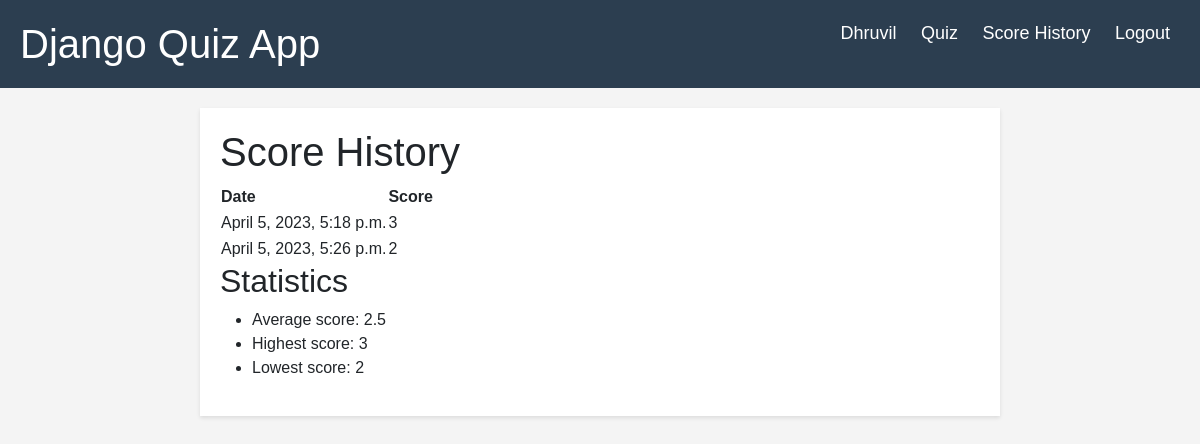
The page /score_history/ (signed in) on the database its author committed.
### quiz_app/models.py (models this page shows, shortened)
class QuizResult(models.Model):
    user = models.ForeignKey(User, on_delete=models.CASCADE)
    quiz_topic = models.ForeignKey(QuizTopic, on_delete=models.CASCADE)
    score = models.IntegerField()
    created_at = models.DateTimeField(auto_now_add=True)

### quiz_app/views.py (the view)
# urls.py: path('score_history/', views.score_history, name='score_history'),
@login_required
def score_history(request):
    results = QuizResult.objects.filter(user=request.user)
    average_score = results.aggregate(avg_score=Avg('score'))['avg_score']
    highest_score = results.aggregate(max_score=Max('score'))['max_score']
    lowest_score = results.aggregate(min_score=Min('score'))['min_score']
    context = {
        'results': results,
        'average_score': average_score,
        'highest_score': highest_score,
        'lowest_score': lowest_score,
    }
    return render(request, 'quiz_app/score_history.html', context)

### quiz_app/templates/quiz_app/score_history.html
{% extends 'quiz_app/base.html' %}
{% block content %}
<h1>Score History</h1>
<table>
    <thead>
    <tr>
        <th>Date</th>
        <th>Score</th>
    </tr>
    </thead>
    <tbody>
    {% for result in results %}
    <tr>
        <td>{{ result.created_at }}</td>
        <td>{{ result.score }}</td>
    </tr>
    {% empty %}
    <tr>
        <td colspan="2">No quiz results found.</td>
    </tr>
    {% endfor %}
    </tbody>
</table>
<h2>Statistics</h2>
<ul>
    <li>Average score: {{ average_score|default_if_none:"N/A" }}</li>
    <li>Highest score: {{ highest_score|default_if_none:"N/A" }}</li>
    <li>Lowest score: {{ lowest_score|default_if_none:"N/A" }}</li>
</ul>
{% endblock %}

### quiz_app/templates/quiz_app/base.html (shortened to what this page needs)
<!DOCTYPE html>
<html lang="en">
<head>
    {% load static %}
    {% load bootstrap5 %}
    {% bootstrap_css %}
    <link rel="stylesheet" href="{% static 'css/style.css' %}">
</head>
<body>
<header>
    <h1>Django Quiz App</h1>
    {% if user.is_authenticated %}
    <nav>
        <a>{{user.username}}</a>
        <a href="{% url 'quiz_app:quiz' %}">Quiz</a>
        <a href="{% url 'quiz_app:score_history' %}">Score History</a>
        <a href="{% url 'quiz_app:logout' %}">Logout</a>
    </nav>
    {% else %}
    <nav>
        <a href="{% url 'quiz_app:login' %}">Login</a>
        <a href="{% url 'quiz_app:register' %}">Register</a>
    </nav>
    {% endif %}
</header>
<main>
    {% block content %}
    {% endblock %}
</main>
</body>
</html>

### static/css/style.css (style rules this page uses)
body { font-family: Arial, sans-serif; margin: 0; padding: 0; background-color: #f4f4f4; }
header { background-color: #2c3e50; padding: 20px; color: white; }
header h1 { display: inline-block; margin: 0; }
nav { float: right; }
nav a { color: white; text-decoration: none; padding: 0 10px; font-size: 18px; }
main { max-width: 800px; margin: 20px auto; padding: 20px; background-color: white; box-shadow: 0 2px 4px rgba(0, 0, 0, 0.1); }

### rows shown on the page
QuizResult: created_at "April 5, 2023, 5:18 p.m.", score "3"
QuizResult: created_at "April 5, 2023, 5:26 p.m.", score "2"

### other values the page prints
{{ user.username }} "Dhruvil"
{{ average_score|default_if_none:"N/A" }} "2.5"
{{ highest_score|default_if_none:"N/A" }} "3"
{{ lowest_score|default_if_none:"N/A" }} "2"
